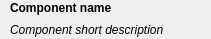
<?xml version="1.0" encoding="UTF-8"?>
<ui version="4.0">
 <class>ComponentItem</class>
 <widget class="QWidget" name="ComponentItem">
  <property name="geometry">
   <rect>
    <x>0</x>
    <y>0</y>
    <width>211</width>
    <height>39</height>
   </rect>
  </property>
  <property name="windowTitle">
   <string>Form</string>
  </property>
  <widget class="QLabel" name="name">
   <property name="geometry">
    <rect>
     <x>10</x>
     <y>0</y>
     <width>151</width>
     <height>16</height>
    </rect>
   </property>
   <property name="text">
    <string>&lt;b&gt;Component name&lt;/b&gt;</string>
   </property>
  </widget>
  <widget class="QLabel" name="description">
   <property name="geometry">
    <rect>
     <x>10</x>
     <y>20</y>
     <width>221</width>
     <height>20</height>
    </rect>
   </property>
   <property name="text">
    <string>&lt;i&gt;Component short description&lt;/i&gt;</string>
   </property>
  </widget>
 </widget>
 <resources/>
 <connections/>
</ui>
